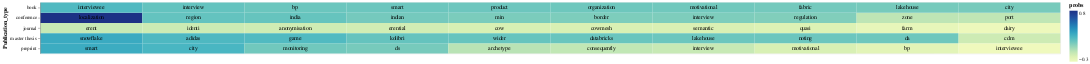

The cell this chart's notebook holds for it:
### Code cell
# Select the top terms for each PDF
top_terms_df_publication_type = result_df_publication_type.groupby('Publication_type').head(10)

# Add a small random value to 'idf_value' for better visualization
top_terms_df_publication_type['probs'] = top_terms_df_publication_type['probs'] + np.random.rand(top_terms_df_publication_type.shape[0]) * 0.0001

# Create a base chart
base = alt.Chart(top_terms_df_publication_type).encode(
    x=alt.X('rank:O', axis=None),  # Use rank for x-axis
    y='Publication_type:N',
    color=alt.Color('probs:Q', scale=alt.Scale(scheme='viridis')),
    text='topic_word:N'  # Corrected column name to 'topic_word'
).transform_window(
    rank="rank()",
    sort=[alt.SortField("probs", order="descending")],
    groupby=["Publication_type"]
)

# Create a heatmap
heatmap = base.mark_rect().encode(
    color='probs:Q',
)

# Create text labels with conditional color
text = base.mark_text(baseline='middle').encode(
    text='topic_word:N',
    color=alt.condition(alt.datum.idf_value >= 2.0, alt.value('white'), alt.value('black'))
)

# Display the heatmap and text labels
chart_lda_publication_type = (heatmap + text).properties(width=2000)
chart_lda_publication_type

### Figure 1 — Vega-Lite specification as saved in the notebook (floating-point values rounded to 4 significant figures)
{"config": {"view": {"continuousWidth": 300, "continuousHeight": 300}}, "layer": [{"mark": {"type": "rect"}, "encoding": {"color": {"field": "probs", "type": "quantitative"}, "text": {"field": "topic_word", "type": "nominal"}, "x": {"axis": null, "field": "rank", "type": "ordinal"}, "y": {"field": "Publication_type", "type": "nominal"}}, "transform": [{"window": [{"op": "rank", "field": "", "as": "rank"}], "groupby": ["Publication_type"], "sort": [{"field": "probs", "order": "descending"}]}]}, {"mark": {"type": "text", "baseline": "middle"}, "encoding": {"color": {"condition": {"test": "(datum.idf_value >= 2.0)", "value": "white"}, "value": "black"}, "text": {"field": "topic_word", "type": "nominal"}, "x": {"axis": null, "field": "rank", "type": "ordinal"}, "y": {"field": "Publication_type", "type": "nominal"}}, "transform": [{"window": [{"op": "rank", "field": "", "as": "rank"}], "groupby": ["Publication_type"], "sort": [{"field": "probs", "order": "descending"}]}]}], "data": {"name": "data-08b8e277eaa781233116ad6d70d69880"}, "width": 2000, "$schema": "https://vega.github.io/schema/vega-lite/v5.15.1.json", "datasets": {"data-08b8e277eaa781233116ad6d70d69880": [{"Publication_type": "conference", "topic_word": "localization", "probs": 0.762}, {"Publication_type": "conference", "topic_word": "region", "probs": 0.1381}, {"Publication_type": "conference", "topic_word": "india", "probs": 0.1317}, {"Publication_type": "conference", "topic_word": "port", "probs": -0.1007}, {"Publication_type": "conference", "topic_word": "zone", "probs": -0.09314}, {"Publication_type": "conference", "topic_word": "indian", "probs": 0.09318}, {"Publication_type": "conference", "topic_word": "min", "probs": 0.07953}, {"Publication_type": "conference", "topic_word": "border", "probs": 0.07238}, {"Publication_type": "conference", "topic_word": "interview", "probs": 0.07225}, {"Publication_type": "conference", "topic_word": "regulation", "probs": 0.06284}, {"Publication_type": "book", "topic_word": "interviewee", "probs": 0.196}, {"Publication_type": "book", "topic_word": "interview", "probs": 0.1386}, {"Publication_type": "book", "topic_word": "bp", "probs": 0.1193}, {"Publication_type": "book", "topic_word": "smart", "probs": 0.115}, {"Publication_type": "book", "topic_word": "product", "probs": 0.1143}, {"Publication_type": "book", "topic_word": "organization", "probs": 0.1106}, {"Publication_type": "book", "topic_word": "motivational", "probs": 0.1031}, {"Publication_type": "book", "topic_word": "fabric", "probs": 0.09661}, {"Publication_type": "book", "topic_word": "lakehouse", "probs": 0.09112}, {"Publication_type": "book", "topic_word": "city", "probs": 0.08919}, {"Publication_type": "journal", "topic_word": "dairy", "probs": -0.2911}, {"Publication_type": "journal", "topic_word": "farm", "probs": -0.2628}, {"Publication_type": "journal", "topic_word": "quasi", "probs": -0.2073}, {"Publication_type": "journal", "topic_word": "semantic", "probs": -0.1918}, {"Publication_type": "journal", "topic_word": "cowmesh", "probs": -0.1879}, {"Publication_type": "journal", "topic_word": "cow", "probs": -0.1845}, {"Publication_type": "journal", "topic_word": "erential", "probs": -0.1611}, {"Publication_type": "journal", "topic_word": "anonymisation", "probs": -0.1548}, {"Publication_type": "journal", "topic_word": "identi", "probs": -0.1436}, {"Publication_type": "journal", "topic_word": "erent", "probs": -0.1256}, {"Publication_type": "preprint", "topic_word": "interviewee", "probs": -0.3028}, {"Publication_type": "preprint", "topic_word": "smart", "probs": 0.2699}, {"Publication_type": "preprint", "topic_word": "bp", "probs": -0.2316}, {"Publication_type": "preprint", "topic_word": "city", "probs": 0.2163}, {"Publication_type": "preprint", "topic_word": "motivational", "probs": -0.1851}, {"Publication_type": "preprint", "topic_word": "interview", "probs": -0.1251}, {"Publication_type": "preprint", "topic_word": "consequently", "probs": -0.1047}, {"Publication_type": "preprint", "topic_word": "monitoring", "probs": 0.1039}, {"Publication_type": "preprint", "topic_word": "ds", "probs": 0.08961}, {"Publication_type": "preprint", "topic_word": "archetype", "probs": -0.07871}, {"Publication_type": "master thesis", "topic_word": "snowflake", "probs": 0.2761}, {"Publication_type": "master thesis", "topic_word": "adidas", "probs": 0.2025}, {"Publication_type": "master thesis", "topic_word": "game", "probs": 0.193}, {"Publication_type": "master thesis", "topic_word": "cdm", "probs": -0.1468}, {"Publication_type": "master thesis", "topic_word": "kolibri", "probs": 0.1335}, {"Publication_type": "master thesis", "topic_word": "wider", "probs": 0.1325}, {"Publication_type": "master thesis", "topic_word": "databricks", "probs": 0.1225}, {"Publication_type": "master thesis", "topic_word": "lakehouse", "probs": 0.1163}, {"Publication_type": "master thesis", "topic_word": "noting", "probs": 0.1157}, {"Publication_type": "master thesis", "topic_word": "da", "probs": 0.1117}]}}
